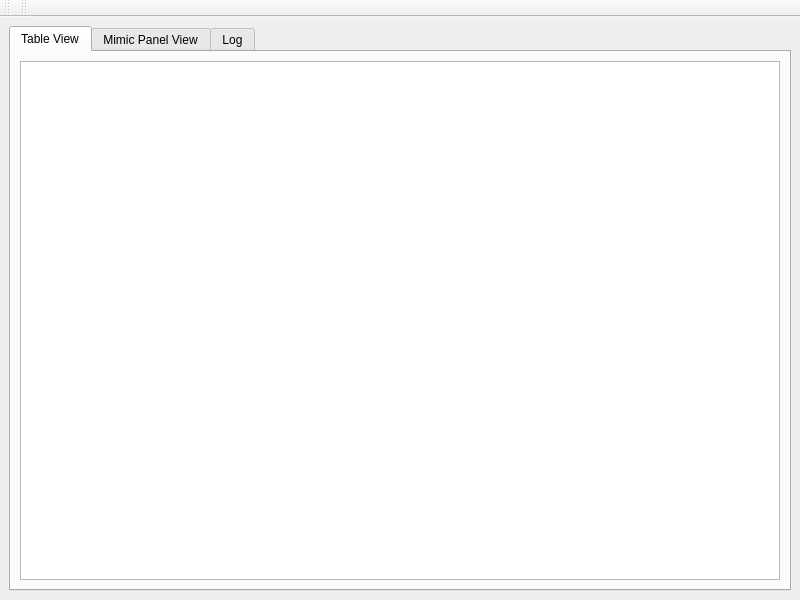
<?xml version="1.0" encoding="UTF-8"?>
<ui version="4.0">
 <class>IQTempMainWindow</class>
 <widget class="QMainWindow" name="IQTempMainWindow">
  <property name="geometry">
   <rect>
    <x>0</x>
    <y>0</y>
    <width>800</width>
    <height>600</height>
   </rect>
  </property>
  <property name="windowTitle">
   <string>IqTemp</string>
  </property>
  <property name="windowIcon">
   <iconset resource="icons.qrc">
    <normaloff>:/icons/dashboard_icon&amp;48.png</normaloff>:/icons/dashboard_icon&amp;48.png</iconset>
  </property>
  <widget class="QWidget" name="centralwidget">
   <layout class="QVBoxLayout" name="verticalLayout">
    <item>
     <widget class="QTabWidget" name="tabWidget">
      <property name="currentIndex">
       <number>0</number>
      </property>
      <widget class="QWidget" name="tab">
       <attribute name="title">
        <string>Table View</string>
       </attribute>
       <layout class="QHBoxLayout" name="horizontalLayout">
        <item>
         <widget class="QTableView" name="tempTableView">
          <property name="selectionMode">
           <enum>QAbstractItemView::SingleSelection</enum>
          </property>
          <property name="selectionBehavior">
           <enum>QAbstractItemView::SelectRows</enum>
          </property>
         </widget>
        </item>
       </layout>
      </widget>
      <widget class="QWidget" name="tab_2">
       <attribute name="title">
        <string>Mimic Panel View</string>
       </attribute>
       <layout class="QVBoxLayout" name="mimicPanelLayout"/>
      </widget>
      <widget class="QWidget" name="tab_3">
       <attribute name="title">
        <string>Log</string>
       </attribute>
       <layout class="QHBoxLayout" name="horizontalLayout_2">
        <item>
         <widget class="QPlainTextEdit" name="logPlainTextEditor">
          <property name="readOnly">
           <bool>true</bool>
          </property>
         </widget>
        </item>
       </layout>
      </widget>
     </widget>
    </item>
   </layout>
  </widget>
  <widget class="QToolBar" name="editingToolBar">
   <property name="windowTitle">
    <string>Editing</string>
   </property>
   <attribute name="toolBarArea">
    <enum>TopToolBarArea</enum>
   </attribute>
   <attribute name="toolBarBreak">
    <bool>false</bool>
   </attribute>
  </widget>
  <widget class="QToolBar" name="helpToolBar">
   <property name="windowTitle">
    <string>toolBar</string>
   </property>
   <attribute name="toolBarArea">
    <enum>TopToolBarArea</enum>
   </attribute>
   <attribute name="toolBarBreak">
    <bool>false</bool>
   </attribute>
  </widget>
  <action name="actionAddSensor">
   <property name="icon">
    <iconset resource="icons.qrc">
     <normaloff>:/icons/thermometer--plus.png</normaloff>:/icons/thermometer--plus.png</iconset>
   </property>
   <property name="text">
    <string>Add Sensor</string>
   </property>
   <property name="toolTip">
    <string>Add New Sensor</string>
   </property>
   <property name="shortcut">
    <string>Ctrl+N</string>
   </property>
  </action>
  <action name="actionRemoveSensor">
   <property name="icon">
    <iconset resource="icons.qrc">
     <normaloff>:/icons/thermometer--minus.png</normaloff>:/icons/thermometer--minus.png</iconset>
   </property>
   <property name="text">
    <string>Remove Sensor</string>
   </property>
   <property name="toolTip">
    <string>Remove Current Sensor</string>
   </property>
   <property name="shortcut">
    <string>Ctrl+R</string>
   </property>
  </action>
  <action name="actionEditCurrentSensor">
   <property name="icon">
    <iconset resource="icons.qrc">
     <normaloff>:/icons/thermometer--pencil.png</normaloff>:/icons/thermometer--pencil.png</iconset>
   </property>
   <property name="text">
    <string>Edit Current Sensor</string>
   </property>
   <property name="shortcut">
    <string>Ctrl+E</string>
   </property>
  </action>
  <action name="actionMoveSensorUp">
   <property name="icon">
    <iconset resource="icons.qrc">
     <normaloff>:/icons/arrow-090.png</normaloff>:/icons/arrow-090.png</iconset>
   </property>
   <property name="text">
    <string>Move Sensor Up</string>
   </property>
   <property name="toolTip">
    <string>Move Current Sensor Up</string>
   </property>
  </action>
  <action name="actionMoveSensorDown">
   <property name="icon">
    <iconset resource="icons.qrc">
     <normaloff>:/icons/arrow-270.png</normaloff>:/icons/arrow-270.png</iconset>
   </property>
   <property name="text">
    <string>Move Sensor Down</string>
   </property>
   <property name="toolTip">
    <string>Move Current Sensor Down</string>
   </property>
  </action>
  <action name="actionAbout">
   <property name="icon">
    <iconset resource="icons.qrc">
     <normaloff>:/icons/question-white.png</normaloff>:/icons/question-white.png</iconset>
   </property>
   <property name="text">
    <string>About</string>
   </property>
   <property name="toolTip">
    <string>About Application</string>
   </property>
   <property name="shortcut">
    <string>F1</string>
   </property>
  </action>
  <action name="actionAboutQt">
   <property name="icon">
    <iconset resource="icons.qrc">
     <normaloff>:/icons/qt-icon.png</normaloff>:/icons/qt-icon.png</iconset>
   </property>
   <property name="text">
    <string>About Qt</string>
   </property>
   <property name="toolTip">
    <string>Show About Qt Dialog</string>
   </property>
  </action>
 </widget>
 <resources>
  <include location="icons.qrc"/>
 </resources>
 <connections/>
</ui>
